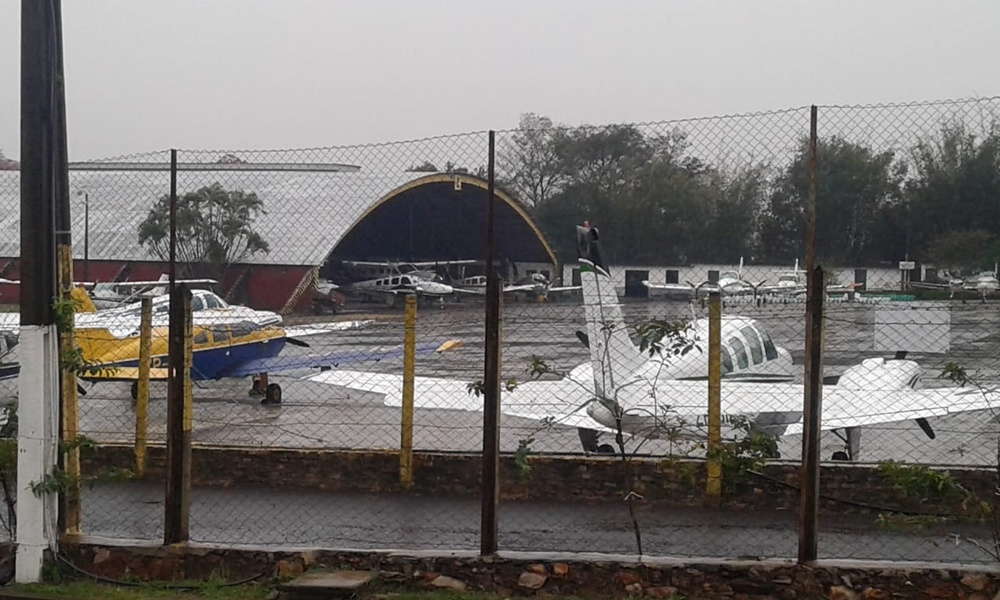
#> input picture av.jpg, 1000 x 600 px, shrunk from 1280 x 768 before the run
$ python imagen.py
#> lines starting #> are read from the running program, lines starting #| are printed output that depends on the picture
import cv2

# Carga de imagen
image_path = 'av.jpg'
image = cv2.imread(image_path)
#> image is the input picture: shape (600, 1000, 3); mean B, G, R 115.4, 117.5, 120.6

# Se guarda una copia
image_copy_path = 'copiaAV.jpg'
cv2.imwrite(image_copy_path, image)

# Se carga la copia y se convierte a escala gris
image_copy = cv2.imread(image_copy_path,0)
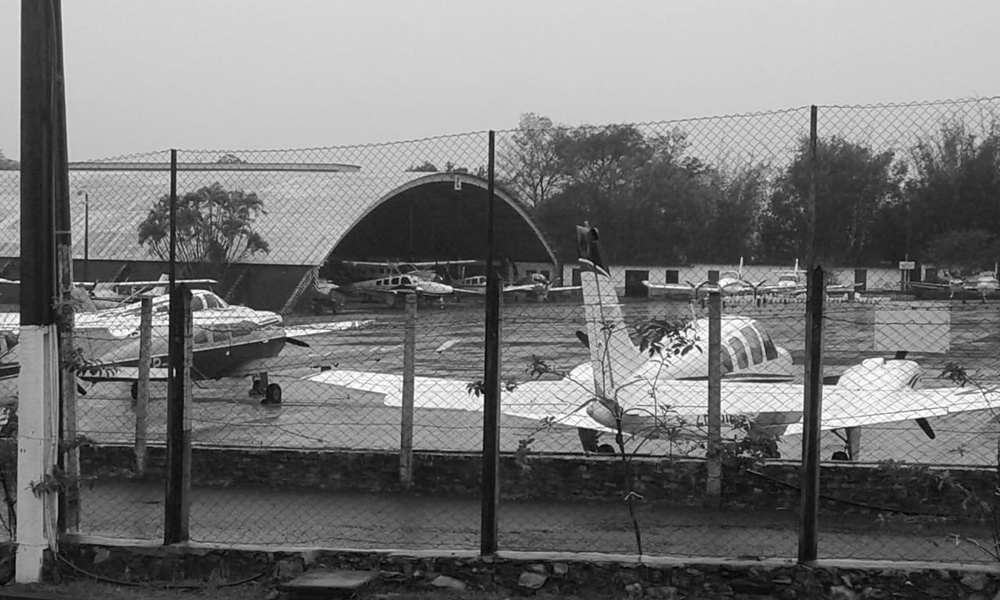
#> image_copy: shape (600, 1000); min 0, max 255, mean 118.2

# Show
cv2.imshow('Original', image)
cv2.imshow('Gris', image_copy)
cv2.waitKey(0)
cv2.destroyAllWindows()
